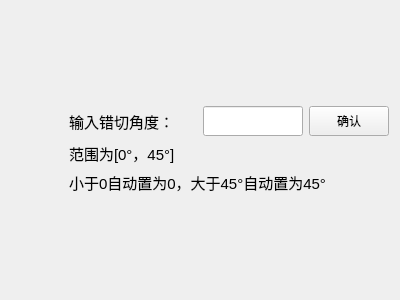
<?xml version="1.0" encoding="UTF-8"?>
<ui version="4.0">
 <class>Form</class>
 <widget class="QWidget" name="Form">
  <property name="geometry">
   <rect>
    <x>0</x>
    <y>0</y>
    <width>400</width>
    <height>300</height>
   </rect>
  </property>
  <property name="minimumSize">
   <size>
    <width>400</width>
    <height>300</height>
   </size>
  </property>
  <property name="maximumSize">
   <size>
    <width>400</width>
    <height>300</height>
   </size>
  </property>
  <property name="windowTitle">
   <string>输入错切角度</string>
  </property>
  <layout class="QGridLayout" name="gridLayout">
   <item row="0" column="1">
    <spacer name="verticalSpacer">
     <property name="orientation">
      <enum>Qt::Vertical</enum>
     </property>
     <property name="sizeHint" stdset="0">
      <size>
       <width>20</width>
       <height>87</height>
      </size>
     </property>
    </spacer>
   </item>
   <item row="1" column="1" colspan="2">
    <layout class="QHBoxLayout" name="horizontalLayout">
     <item>
      <widget class="QLabel" name="label">
       <property name="font">
        <font>
         <pointsize>11</pointsize>
        </font>
       </property>
       <property name="text">
        <string>输入错切角度：</string>
       </property>
      </widget>
     </item>
     <item>
      <widget class="QLineEdit" name="lineEdit">
       <property name="minimumSize">
        <size>
         <width>100</width>
         <height>30</height>
        </size>
       </property>
       <property name="maximumSize">
        <size>
         <width>100</width>
         <height>30</height>
        </size>
       </property>
      </widget>
     </item>
     <item>
      <widget class="QPushButton" name="pushButton">
       <property name="minimumSize">
        <size>
         <width>80</width>
         <height>30</height>
        </size>
       </property>
       <property name="maximumSize">
        <size>
         <width>80</width>
         <height>30</height>
        </size>
       </property>
       <property name="text">
        <string>确认</string>
       </property>
      </widget>
     </item>
    </layout>
   </item>
   <item row="2" column="0">
    <spacer name="horizontalSpacer">
     <property name="orientation">
      <enum>Qt::Horizontal</enum>
     </property>
     <property name="sizeHint" stdset="0">
      <size>
       <width>16</width>
       <height>20</height>
      </size>
     </property>
    </spacer>
   </item>
   <item row="2" column="1">
    <layout class="QVBoxLayout" name="verticalLayout">
     <item>
      <widget class="QLabel" name="label_2">
       <property name="font">
        <font>
         <pointsize>11</pointsize>
        </font>
       </property>
       <property name="text">
        <string>范围为[0°，45°]</string>
       </property>
      </widget>
     </item>
     <item>
      <widget class="QLabel" name="label_3">
       <property name="font">
        <font>
         <pointsize>11</pointsize>
        </font>
       </property>
       <property name="text">
        <string>小于0自动置为0，大于45°自动置为45°</string>
       </property>
      </widget>
     </item>
    </layout>
   </item>
   <item row="2" column="2">
    <spacer name="horizontalSpacer_2">
     <property name="orientation">
      <enum>Qt::Horizontal</enum>
     </property>
     <property name="sizeHint" stdset="0">
      <size>
       <width>16</width>
       <height>20</height>
      </size>
     </property>
    </spacer>
   </item>
   <item row="3" column="1">
    <spacer name="verticalSpacer_2">
     <property name="orientation">
      <enum>Qt::Vertical</enum>
     </property>
     <property name="sizeHint" stdset="0">
      <size>
       <width>20</width>
       <height>87</height>
      </size>
     </property>
    </spacer>
   </item>
  </layout>
 </widget>
 <resources/>
 <connections>
  <connection>
   <sender>pushButton</sender>
   <signal>clicked()</signal>
   <receiver>Form</receiver>
   <slot>close()</slot>
   <hints>
    <hint type="sourcelabel">
     <x>334</x>
     <y>121</y>
    </hint>
    <hint type="destinationlabel">
     <x>305</x>
     <y>246</y>
    </hint>
   </hints>
  </connection>
 </connections>
</ui>
